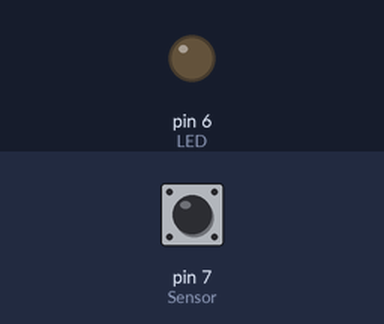
Recording of a sketch running on a simulated Arduino Uno, built with avr-gcc and run on an emulated ATmega328P. On the bench: output pins drawn as LEDs (lit = HIGH). Dashed ring = blinking. The test bench sets the inputs (shaded band); at power-on: pin 7 (Sensor) LOW. What the sketch prints to the serial monitor is not drawn.

Above: at 1.2 s.
1.3 s: pin 7 (Sensor) driven HIGH
At 2.5 s:
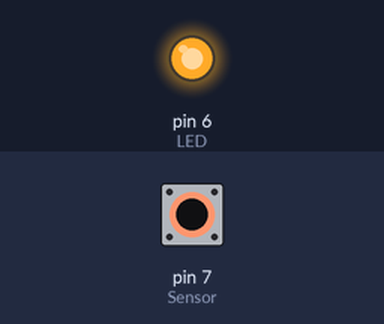
2.8 s: pin 7 (Sensor) driven LOW
At 3.7 s:
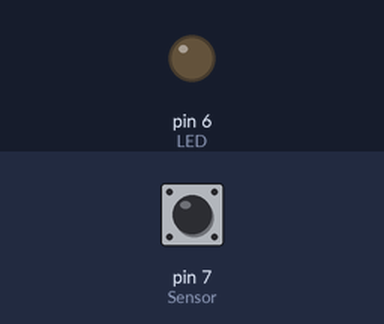
5.8 s: pin 7 (Sensor) pulsed HIGH 5 times (0.12 s each, 0.3 s apart)
At 6.2 s:
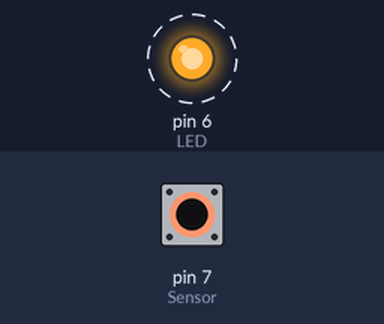
10.3 s: pin 7 (Sensor) pulsed HIGH 2 times (0.12 s each, 0.3 s apart)
At 11.8 s:
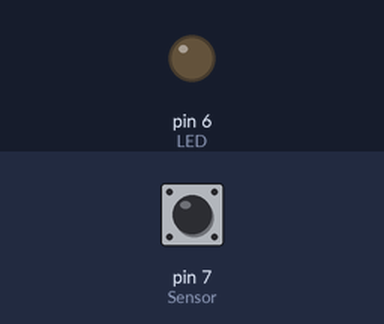
Timing chart, 0 to 13.3 s (numbered marks = the images above; inputs shaded):
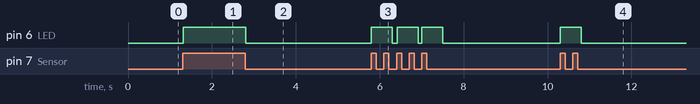

Measured:
- after the input at 1.3 s, pin 6 (LED): LOW → HIGH at once
- after the input at 2.8 s, pin 6 (LED): HIGH → LOW at once
- after the input at 5.8 s, pin 6 (LED): alternates HIGH for 0.50 s and LOW for 0.10 s, 6 changes in all, then stays LOW, starting at once
- after the input at 10.3 s, pin 6 (LED): LOW → HIGH at once, → LOW 0.50 s later

The sketch:

pir.ino
```cpp
int Sensor = 7;
int LED = 6;

void setup() {
  pinMode(LED, OUTPUT);
  pinMode(Sensor, INPUT);
  Serial.begin(9600);
}

void loop() {
  if(digitalRead(Sensor) == HIGH)
  {
    digitalWrite(LED, HIGH);
    delay(500);
  }
  else
  {
    digitalWrite(LED, LOW);
  }
  Serial.println("Object detected");
}
```
